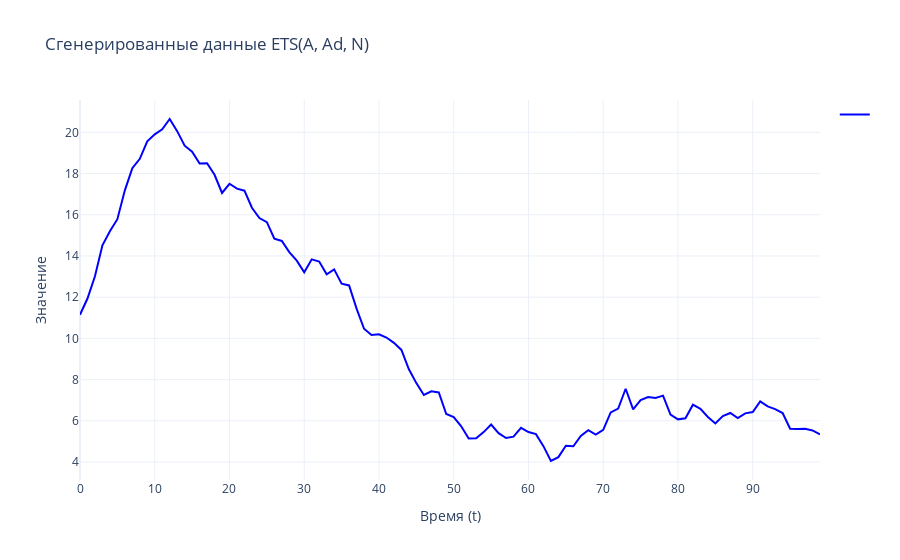

Write notebook code for a chart like this one.
### Code cell
import numpy as np
import pandas as pd
import statsmodels.api as sm
import matplotlib.pyplot as plt

# Генерация данных вручную для модели ETS(A, Ad, N)
np.random.seed(42)
n = 100

# Параметры модели
alpha = 0.5  # Параметр сглаживания уровня
beta = 0.2   # Параметр сглаживания тренда
phi = 0.9    # Коэффициент затухания тренда
sigma = 0.5  # Стандартное отклонение ошибки

# Инициализация переменных
level = [10]  # Начальный уровень
trend = [1]   # Начальный тренд
data = []     # Сгенерированные данные

# Генерация данных
for t in range(n):
    # Генерация ошибки
    error_t = np.random.normal(0, sigma)
    
    # Обновление уровня и тренда
    level_t = level[-1] + phi * trend[-1] + error_t
    trend_t = phi * trend[-1] + beta * error_t
    
    # Сохранение значений
    level.append(level_t)
    trend.append(trend_t)
    data.append(level_t)

# Преобразуем данные в Pandas Series
simulated_data = pd.Series(data)
# Визуализация сгенерированных данных с использованием Plotly
fig = go.Figure()

fig.add_trace(go.Scatter(
    x=simulated_data.index,
    y=simulated_data,
    mode='lines',
    name='',
    line=dict(color='blue', width=2)
))

# Настройка макета графика
fig.update_layout(
    title="Сгенерированные данные ETS(A, Ad, N)",
    xaxis_title="Время (t)",
    yaxis_title="Значение",
    template="plotly_white",
    showlegend=True
)

# Отображение графика
fig.show()

### Figure 1 — Plotly figure (JSON) as saved in the notebook; plotly's stock layout.template omitted (floating-point values rounded to 4 significant figures)
{"data": [{"line": {"color": "blue", "width": 2}, "mode": "lines", "name": "", "type": "scatter", "x": [0, 1, 2, 3, 4, 5, 6, 7, 8, 9, 10, 11, 12, 13, 14, 15, 16, 17, 18, 19, 20, 21, 22, 23, 24, 25, 26, 27, 28, 29, 30, 31, 32, 33, 34, 35, 36, 37, 38, 39, 40, 41, 42, 43, 44, 45, 46, 47, 48, 49, 50, 51, 52, 53, 54, 55, 56, 57, 58, 59, 60, 61, 62, 63, 64, 65, 66, 67, 68, 69, 70, 71, 72, 73, 74, 75, 76, 77, 78, 79, 80, 81, 82, 83, 84, 85, 86, 87, 88, 89, 90, 91, 92, 93, 94, 95, 96, 97, 98, 99], "y": [11.15, 11.93, 13.01, 14.52, 15.2, 15.79, 17.18, 18.26, 18.72, 19.57, 19.91, 20.14, 20.65, 20.06, 19.35, 19.06, 18.49, 18.5, 17.94, 17.06, 17.51, 17.27, 17.17, 16.34, 15.84, 15.64, 14.84, 14.73, 14.19, 13.78, 13.21, 13.84, 13.73, 13.11, 13.35, 12.65, 12.57, 11.44, 10.47, 10.17, 10.2, 10.04, 9.782, 9.44, 8.502, 7.829, 7.253, 7.429, 7.378, 6.327, 6.178, 5.735, 5.136, 5.147, 5.451, 5.82, 5.397, 5.164, 5.231, 5.66, 5.456, 5.351, 4.771, 4.048, 4.235, 4.789, 4.763, 5.268, 5.541, 5.335, 5.562, 6.405, 6.592, 7.556, 6.55, 6.999, 7.151, 7.107, 7.22, 6.296, 6.069, 6.123, 6.782, 6.584, 6.188, 5.872, 6.225, 6.378, 6.133, 6.359, 6.427, 6.937, 6.697, 6.569, 6.376, 5.612, 5.599, 5.612, 5.531, 5.34]}], "layout": {"showlegend": true, "title": {"text": "Сгенерированные данные ETS(A, Ad, N)"}, "xaxis": {"title": {"text": "Время (t)"}}, "yaxis": {"title": {"text": "Значение"}}}}
